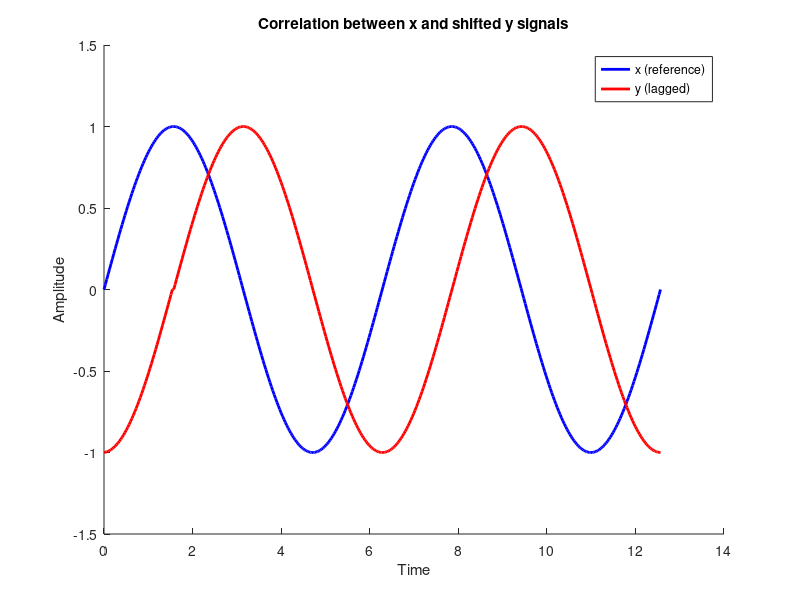

The MATLAB script that drew this image: (Note: this script raises an error after producing the figure.)
% MATLAB animation showing correlation vs lag for two similar signals

clc; clear; close all;

% Time vector
t = linspace(0, 4*pi, 400);
x = sin(t);         % Reference signal
lag_true = 50;      % True lag in indices
y = circshift(x, lag_true); % Shifted signal

fig = figure('Position',[100 100 800 400]);
ax = axes('Parent', fig);
hold on;
line1 = plot(t, x, 'b-', 'LineWidth', 2, 'DisplayName', 'x (reference)');
line2 = plot(t, y, 'r-', 'LineWidth', 2, 'DisplayName', 'y (lagged)');
legend('Location','northeast');
ylim([-1.5 1.5])
xlabel('Time')
ylabel('Amplitude')
title('Correlation between x and shifted y signals')

lag_text = text(min(t), 1.3, '', 'FontSize', 14);
corr_text = text(min(t), 1.1, '', 'FontSize', 14);

for shift = 0:length(t)-1
    % Shift y by 'shift' backward (circular)
    y_shifted = circshift(y, -shift);
    
    % Update y plot
    set(line2, 'YData', y_shifted)
    
    % Compute correlation at this lag (exclude NaNs if any)
    r = corrcoef(x', y_shifted');
    corr_val = r(1,2);
    
    % Update texts
    lag_text.String = sprintf('Lag = %d samples', shift);
    corr_text.String = sprintf('Correlation = %.2f', corr_val);
    
    pause(0.05)
    
    if ~isvalid(fig)  % Exit if figure closed
        break
    end
end
